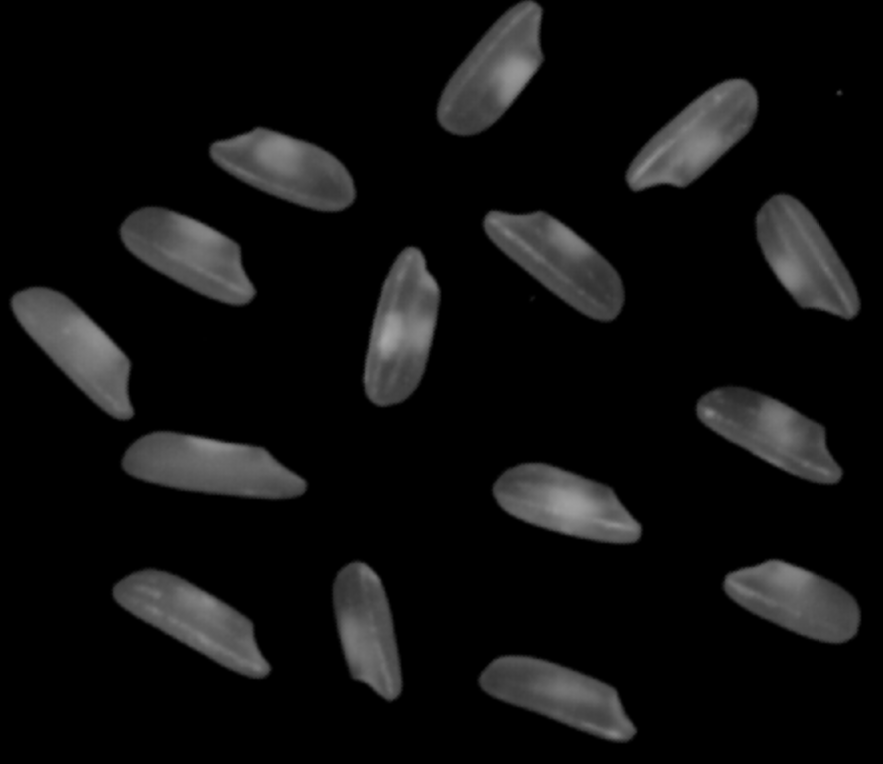
#> input picture Machine Learning/CompVision/granule.png, 883 x 764 px
$ python Smallparticle.py
#> lines starting #> are read from the running program, lines starting #| are printed output that depends on the picture; after the words box and inside, x2 and y2 are one past the last pixel; in counts of white or black regions, pixels touching at a corner belong together
#> further down, input is the input picture: shape (764, 883, 3); min 0, max 166, mean 15.4
import cv2 as cv
import numpy as np


def connected_components_stats_demo(src):
    src = cv.GaussianBlur(src, (3, 3), 0)
    gray = cv.cvtColor(src, cv.COLOR_BGR2GRAY)
    ret, binary_ = cv.threshold(
        gray, 0, 255, cv.THRESH_BINARY | cv.THRESH_OTSU)
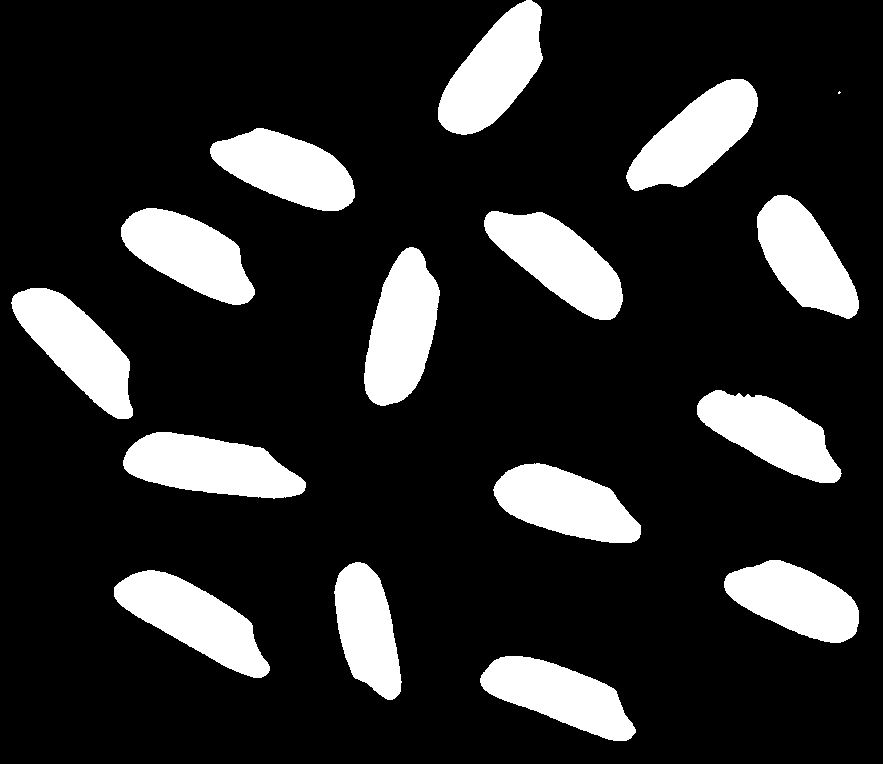
#> binary_: shape (764, 883); 16.8% white; 16 white regions (1 under 20 px), largest, box (x1, y1, x2, y2) and area: (123, 432, 306, 499) 8190, (364, 247, 440, 406) 8112, (438, 0, 543, 135) 8037
#> ret = 44

    kernel = cv.getStructuringElement(cv.MORPH_RECT, (1, 1))
    # converting the image to binary pure blackand white
    binary = cv.morphologyEx(binary_, cv.MORPH_OPEN, kernel)
    cv.imshow("binary", binary_)

    num_labels, labels, stats, centers = cv.connectedComponentsWithStats(
        binary, connectivity=8, ltype=cv.CV_32S)  # works when objects ahve a significant distance between them
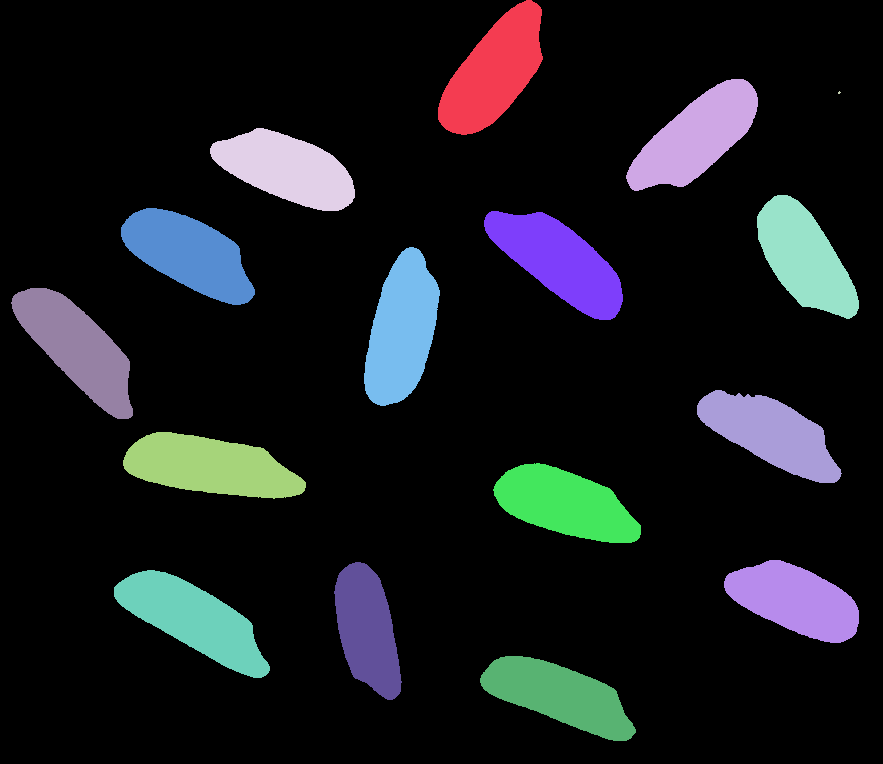
#> labels: shape (764, 883) int32; 17 distinct labels, from 0 to 16; one colour per label, 0 black
#> num_labels = 17; stats = 17 rows, first 6: [0, 0, 883, 764, 561243], [438, 0, 105, 135, 8037], [626, 79, 132, 112, 7796], [838, 91, 3, 3, 6], [210, 128, 145, 83, 7382], [757, 195, 102, 124, 7270]; centers = 17 rows, first 8: [437.3, 382], [493.4, 71.69], [695.6, 136.5], [838.8, 92.17], [286.4, 168.5], [804.5, 257.6], [188.5, 253.5], [558.3, 260.6]
    colors = []
    for i in range(num_labels):
        b = np.random.randint(0, 256)
        g = np.random.randint(0, 256)
        r = np.random.randint(0, 256)
        colors.append((b, g, r))

    colors[0] = (0, 0, 0)
    image = np.copy(src)
    for t in range(1, num_labels, 1):
        x, y, w, h, area = stats[t]
        cx, cy = centers[t]
        cv.circle(image, (np.int32(cx), np.int32(cy)), 2, (0, 255, 0),
                  2, 8, 0)  # at evry white point there will be circle
        cv.rectangle(image, (x, y), (x+w, y+h), colors[t], 1, 8, 0)
        cv.putText(image, "No." + str(t), (x, y),
                   cv.FONT_HERSHEY_SIMPLEX, .5, (0, 0, 255), 1)
#> this loop made 16 passes
#> (x, y, w, h, area, cx, cy) on passes 1, 2, 4, 5, 6, 7, 8, 9, 10, 11, 12, 13: (438, 0, 105, 135, 8037, 493.4, 71.69), (626, 79, 132, 112, 7796, 695.6, 136.5), (210, 128, 145, 83, 7382, 286.4, 168.5), (757, 195, 102, 124, 7270, 804.5, 257.6), (121, 208, 134, 97, 7592, 188.5, 253.5), (484, 211, 139, 109, 7983, 558.3, 260.6), (364, 247, 76, 159, 8112, 401.3, 329.7), (11, 288, 122, 131, 7785, 76.56, 347.1), (697, 390, 145, 93, 7229, 770.6, 433.1), (123, 432, 183, 67, 8190, 210.1, 466.2), (493, 463, 148, 80, 7484, 565, 503.7), (724, 560, 135, 83, 7049, 795, 599.9)
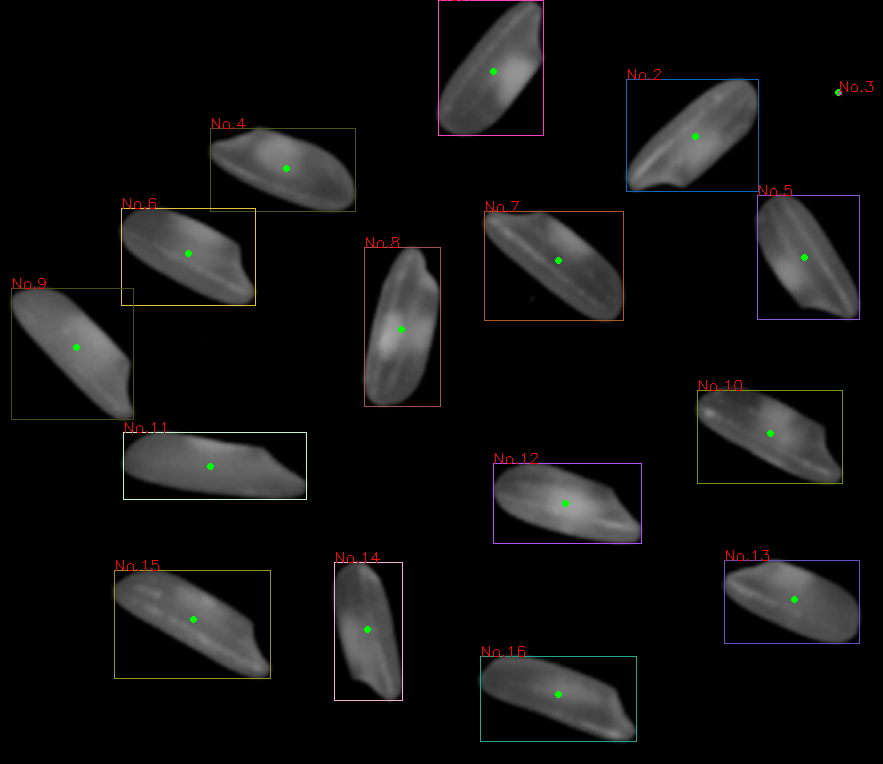
#> image: shape (764, 883, 3); mean of channels 0, 1, 2 16.5, 16.7, 17.1; drawn as B, G, R

    cv.imshow("colored labels", image)
    cv.imwrite("labels.png", image)


input = cv.imread("granule.png")
connected_components_stats_demo(input)
cv.waitKey(0)
cv.destroyAllWindows()
